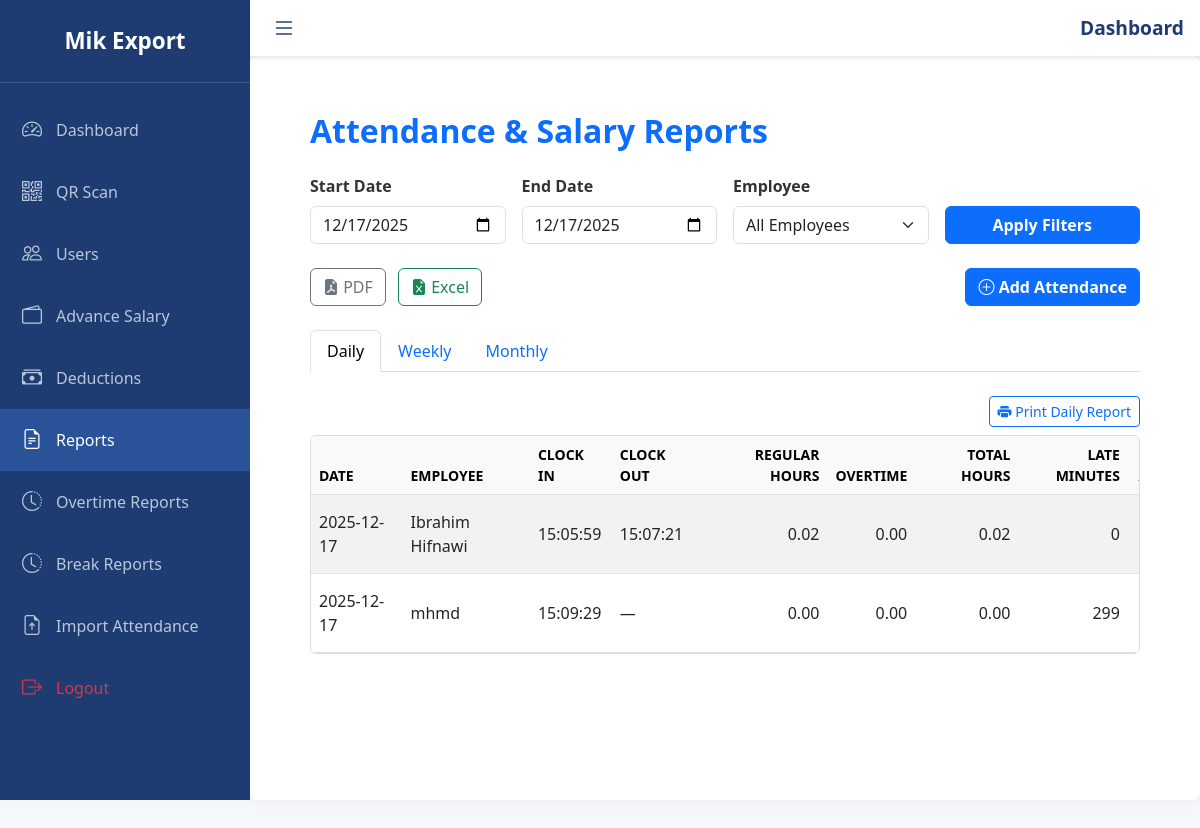
/report (signed in), run on the app's committed database.
### attendance_app/models.py (models this page shows, shortened)
class User(UserMixin, db.Model):
    id = db.Column(db.Integer, primary_key=True)
    name = db.Column(db.String(150), nullable=False)
    username = db.Column(db.String(100), unique=True, nullable=False)
    password = db.Column(db.String(128))
    role = db.Column(db.String(20), default='employee')
    salary_per_month = db.Column(db.Float, default=0.0)
    device_id = db.Column(db.String(128), unique=True, nullable=True)
    serial_number = db.Column(db.String(255), unique=True, nullable=True)

class Attendance(db.Model):
    id = db.Column(db.Integer, primary_key=True)
    user_id = db.Column(db.Integer, db.ForeignKey('user.id'))
    date = db.Column(db.Date, nullable=False)
    clock_in = db.Column(db.Time, nullable=False)
    clock_out = db.Column(db.Time, nullable=True)
    overtime = db.Column(db.Float)
    late_minutes = db.Column(db.Integer)
    user = db.relationship('User', backref='attendances')
    @property
    def total_hours(self):
        if self.clock_in and self.clock_out:
            start = datetime.combine(self.date, self.clock_in)
            end = datetime.combine(self.date, self.clock_out)
            duration = end - start
            return round(duration.total_seconds() / 3600, 2)
        return 0.0
    @property
    def regular_hours(self):
        if self.total_hours and self.overtime:
            return round(self.total_hours - self.overtime, 2)
        return self.total_hours or 0.0

### attendance_app/routes.py (the view)
@app.route('/report')
@login_required
def report():
    start_date_str = request.args.get('start_date')
    end_date_str = request.args.get('end_date')
    user_id = request.args.get('user_id')
    today_str = date.today().isoformat()
    if not start_date_str:
        start_date_str = today_str
    if not end_date_str:
        end_date_str = today_str
    start_date = datetime.strptime(start_date_str, '%Y-%m-%d').date()
    end_date = datetime.strptime(end_date_str, '%Y-%m-%d').date()
    daily_query = Attendance.query.filter(
        Attendance.date >= start_date,
        Attendance.date <= end_date,
    )
    if current_user.role in ('manager',) or getattr(current_user, 'is_admin', False):
        if user_id:
            try:
                uid = int(user_id)
                daily_query = daily_query.filter(Attendance.user_id == uid)
            except ValueError:
                pass
        users = User.query.order_by(User.name).all()
    else:
        daily_query = daily_query.filter(Attendance.user_id == current_user.id)
        users = []
    daily_rows = daily_query.order_by(Attendance.date.asc()).all()
    daily_data = []
    for att in daily_rows:
        daily_data.append({
            'id': att.id,
            'date': att.date.strftime('%Y-%m-%d'),
            'user_id': att.user_id,
            'user': att.user,
            'clock_in': att.clock_in.strftime('%H:%M:%S') if att.clock_in else None,
            'clock_out': att.clock_out.strftime('%H:%M:%S') if att.clock_out else None,
            'regular_hours': round(att.regular_hours or 0, 2),  # property
            'overtime': round(att.overtime or 0, 2),
            'total_hours': round(att.total_hours or 0, 2),      # property
            'late_minutes': att.late_minutes or 0,
        })
    weekly_raw = db.session.query(
        func.strftime('%Y-%W', Attendance.date).label('week'),
        Attendance.user_id,
        func.sum(Attendance.overtime).label('overtime')
    ).filter(
        Attendance.date >= start_date,
        Attendance.date <= end_date,
    )
    if current_user.role in ('manager',) or getattr(current_user, 'is_admin', False):
        if user_id:
            try:
                uid = int(user_id)
                weekly_raw = weekly_raw.filter(Attendance.user_id == uid)
            except ValueError:
                pass
    else:
        weekly_raw = weekly_raw.filter(Attendance.user_id == current_user.id)
    weekly_raw = weekly_raw.group_by('week', Attendance.user_id).all()
    weekly_user_ids = {row.user_id for row in weekly_raw}
    weekly_users = User.query.filter(User.id.in_(weekly_user_ids)).all()
    user_map = {u.id: u for u in weekly_users}
    weekly_data = []
    for row in weekly_raw:
        week_start = datetime.strptime(row.week + '-1', "%Y-%W-%w").date()
        week_end = week_start + timedelta(days=6)
        attendances = Attendance.query.filter(
            Attendance.user_id == row.user_id,
            Attendance.date >= week_start,
            Attendance.date <= week_end,
        ).all()
        regular_hours_sum = sum(att.regular_hours or 0 for att in attendances)
        total_hours_sum = sum(att.total_hours or 0 for att in attendances)
        weekly_data.append({
            'week': row.week,
            'user': user_map.get(row.user_id),
            'regular_hours': round(regular_hours_sum, 2),
            'total_hours': round(total_hours_sum, 2),
            'overtime': round(row.overtime or 0, 2),
        })
    monthly_raw = db.session.query(
        func.strftime('%Y-%m', Attendance.date).label('month'),
        Attendance.user_id,
        func.count(func.distinct(Attendance.date)).label('work_days'),
        func.sum(Attendance.overtime).label('overtime')
    ).filter(
        Attendance.date >= start_date,
        Attendance.date <= end_date,
        Attendance.user_id != None
    )
    if current_user.role in ('manager',) or getattr(current_user, 'is_admin', False):
        if user_id:
            try:
                uid = int(user_id)
                monthly_raw = monthly_raw.filter(Attendance.user_id == uid)
            except ValueError:
                pass
    else:
        monthly_raw = monthly_raw.filter(Attendance.user_id == current_user.id)
    monthly_raw = monthly_raw.group_by('month', Attendance.user_id).all()
    user_ids = {row.user_id for row in monthly_raw}
    user_map = {user.id: user for user in User.query.filter(User.id.in_(user_ids)).all()}
    monthly_data = []
    for row in monthly_raw:
        user_obj = user_map.get(row.user_id)
        salary = user_obj.salary_per_month if user_obj else 0
        year, month = map(int, str(row.month).split('-'))
        month_start = date(year, month, 1)
        days_in_month = monthrange(year, month)[1]
        month_end = date(year, month, days_in_month)
        attendances = Attendance.query.filter(
            Attendance.user_id == row.user_id,
            Attendance.date >= month_start,
            Attendance.date <= month_end,
        ).all()
        regular_hours_sum = sum(att.regular_hours or 0 for att in attendances)
        overtime_hours = sum(att.overtime or 0 for att in attendances)
        total_hours_sum = sum(att.total_hours or 0 for att in attendances)
        total_regular_month_hours = 0
        for day_offset in range(days_in_month):
            day = month_start + timedelta(days=day_offset)
            if day.weekday() < 5:
                total_regular_month_hours += 9
            elif day.weekday() == 5:
                total_regular_month_hours += 5
        hourly_rate = salary / total_regular_month_hours if total_regular_month_hours > 0 else 0
        regular_pay = regular_hours_sum * hourly_rate
        overtime_rate = hourly_rate * 1.5
        overtime_payment = overtime_hours * overtime_rate
        deductions = Deduction.query.filter(
            Deduction.user_id == row.user_id,
            Deduction.date >= month_start,
            Deduction.date <= month_end
        ).with_entities(func.coalesce(func.sum(Deduction.amount), 0)).scalar() or 0
        advances = AdvanceSalary.query.filter(
            AdvanceSalary.user_id == row.user_id,
            AdvanceSalary.date >= month_start,
            AdvanceSalary.date <= month_end
        ).with_entities(func.coalesce(func.sum(AdvanceSalary.amount), 0)).scalar() or 0
        total_salary = regular_pay + overtime_payment - deductions - advances
        working_salary = regular_pay + overtime_payment
        monthly_data.append({
            'month': row.month,
            'user': user_obj,
            'work_days': row.work_days,
            'total_hours': round(total_hours_sum, 2),
            'regular_hours': round(regular_hours_sum, 2),
            'overtime': round(overtime_hours, 2),
            'hourly_rate': round(hourly_rate, 2),
            'regular_pay': round(regular_pay, 2),
            'overtime_rate': round(overtime_rate, 2),
            'overtime_payment': round(overtime_payment, 2),
            'deductions': round(deductions, 2),
            'advances': round(advances, 2),
            'total_salary': round(total_salary, 2),
            'working_salary': round(working_salary, 2),
        })
    currency = "$"
    return render_template(
        'report.html',
        current_date=today_str,
        daily_data=daily_data,
        weekly_data=weekly_data,
        monthly_data=monthly_data,
        users=users,
        currency=currency,
        active_tab='daily'  # default tab selected
    )

### attendance_app/models.py (called while the page is built)
@login_manager.user_loader
def load_user(user_id):
    return User.query.get(int(user_id))

### attendance_app/templates/report.html (shortened to what this page needs)
{% extends 'base.html' %}
{% block content %}
<div class="container py-4">
  <h2 class="mb-4 fw-bold text-primary">Attendance & Salary Reports</h2>
  <form method="GET" class="row g-3 align-items-end mb-4">
    <div class="col-md-3">
      <label for="start_date" class="form-label fw-semibold">Start Date</label>
      <input type="date" name="start_date" id="start_date" class="form-control" value="{{ request.args.get('start_date', current_date) }}">
    </div>
    <div class="col-md-3">
      <label for="end_date" class="form-label fw-semibold">End Date</label>
      <input type="date" name="end_date" id="end_date" class="form-control" value="{{ request.args.get('end_date', current_date) }}">
    </div>
    {% if current_user.role == 'manager' or current_user.is_admin %}
    <div class="col-md-3">
      <label for="user_id" class="form-label fw-semibold">Employee</label>
      <select name="user_id" id="user_id" class="form-select">
        <option value="" {% if not request.args.get('user_id') %}selected{% endif %}>All Employees</option>
      </select>
    </div>
    {% endif %}
    <div class="col-md-3">
      <button type="submit" class="btn btn-primary w-100 fw-semibold">Apply Filters</button>
    </div>
  </form>
  <div class="d-flex justify-content-between align-items-center mb-4 flex-wrap gap-2">
    <div>
      <a href="{{ url_for('leave_requests_export', file_type='pdf', **request.args.to_dict()) }}" class="btn btn-outline-secondary me-2" title="Export as PDF">
        <i class="bi bi-file-earmark-pdf-fill"></i> PDF
      </a>
      <a href="{{ url_for('export_report_excel_monthly', **request.args.to_dict()) }}" target="_blank" class="btn btn-outline-success" title="Export as Excel">
        <i class="bi bi-file-earmark-excel-fill"></i> Excel
      </a>
    </div>
    {% if current_user.role == 'manager' or current_user.is_admin %}
    <a href="{{ url_for('add_attendance') }}" class="btn btn-primary fw-semibold">
      <i class="bi bi-plus-circle"></i> Add Attendance
    </a>
    {% endif %}
  </div>
  <ul class="nav nav-tabs mb-4" id="reportTabs" role="tablist">
    <li class="nav-item" role="presentation">
      <button class="nav-link {% if active_tab == 'daily' %}active{% endif %}" id="daily-tab" data-bs-toggle="tab" data-bs-target="#daily" type="button" role="tab" aria-controls="daily" aria-selected="{{ 'true' if active_tab == 'daily' else 'false' }}">Daily</button>
    </li>
    <li class="nav-item" role="presentation">
      <button class="nav-link {% if active_tab == 'weekly' %}active{% endif %}" id="weekly-tab" data-bs-toggle="tab" data-bs-target="#weekly" type="button" role="tab" aria-controls="weekly" aria-selected="{{ 'true' if active_tab == 'weekly' else 'false' }}">Weekly</button>
    </li>
    <li class="nav-item" role="presentation">
      <button class="nav-link {% if active_tab == 'monthly' %}active{% endif %}" id="monthly-tab" data-bs-toggle="tab" data-bs-target="#monthly" type="button" role="tab" aria-controls="monthly" aria-selected="{{ 'true' if active_tab == 'monthly' else 'false' }}">Monthly</button>
    </li>
  </ul>
  <div class="tab-content" id="reportTabsContent">
    <div class="tab-pane fade {% if active_tab == 'daily' %}show active{% endif %}" id="daily" role="tabpanel" tabindex="0" aria-labelledby="daily-tab">
      {% if daily_data|length == 0 %}
      <div class="alert alert-info text-center fst-italic">No daily attendance data found.</div>
      {% else %}
      <div class="d-flex justify-content-end mb-2">
        <a href="{{ url_for('daily_report_print', start_date=request.args.get('start_date', current_date), user_id=request.args.get('user_id')) }}"
           class="btn btn-sm btn-outline-primary" target="_blank" title="Print Daily Report">
          <i class="bi bi-printer-fill"></i> Print Daily Report
        </a>
      </div>
      <div class="table-responsive" style="max-height: 600px; overflow-y: auto; border: 1px solid #ddd; border-radius: 6px;">
        <table class="table table-striped table-hover align-middle mb-0" style="min-width: 900px;">
          <thead class="table-light">
            <tr class="text-uppercase text-secondary small">
              <th>Date</th>
              <th>Employee</th>
              <th>Clock In</th>
              <th>Clock Out</th>
              <th class="text-end">Regular Hours</th>
              <th class="text-end">Overtime</th>
              <th class="text-end">Total Hours</th>
              <th class="text-end">Late Minutes</th>
              {% if current_user.role == 'manager' or current_user.is_admin %}
              <th class="text-center">Actions</th>
              {% endif %}
            </tr>
          </thead>
          <tbody>
            {% for row in daily_data %}
            <tr>
              <td>{{ row.date }}</td>
              <td>{{ row.user.name if row.user else 'N/A' }}</td>
              <td>{{ row.clock_in or '—' }}</td>
              <td>{{ row.clock_out or '—' }}</td>
              <td class="text-end">{{ "%.2f"|format(row.regular_hours) }}</td>
              <td class="text-end">{{ "%.2f"|format(row.overtime or 0) }}</td>
              <td class="text-end">{{ "%.2f"|format(row.total_hours or 0) }}</td>
              <td class="text-end">{{ row.late_minutes or 0 }}</td>
              {% if current_user.role == 'manager' or current_user.is_admin %}
              <td class="text-center">
              </td>
              {% endif %}
            </tr>
            {% endfor %}
          </tbody>
        </table>
      </div>
      {% endif %}
    </div>
  </div>
</div>
{% endblock %}

### attendance_app/templates/base.html (style rules this page uses)
body, html { height: 100%; margin: 0; font-family: 'Segoe UI', Tahoma, Geneva, Verdana, sans-serif; background-color: #f5f7fa; color: #333; }

### data on the page
User: user "Ibrahim Hifnawi"
Attendance: date "2025-12-17", user "mhmd", clock_in "15:09:29", clock_out "—", regular_hours "0.00", overtime "0.00", late_minutes "299"

### other printed values
{{ row.date }} "2025-12-17"
{{ row.clock_in or '—' }} "15:05:59"
{{ row.clock_out or '—' }} "15:07:21"
{{ "%.2f"|format(row.regular_hours) }} "0.02"
{{ "%.2f"|format(row.overtime or 0) }} "0.00"
{{ "%.2f"|format(row.total_hours or 0) }} "0.02"
{{ row.late_minutes or 0 }} "0"
